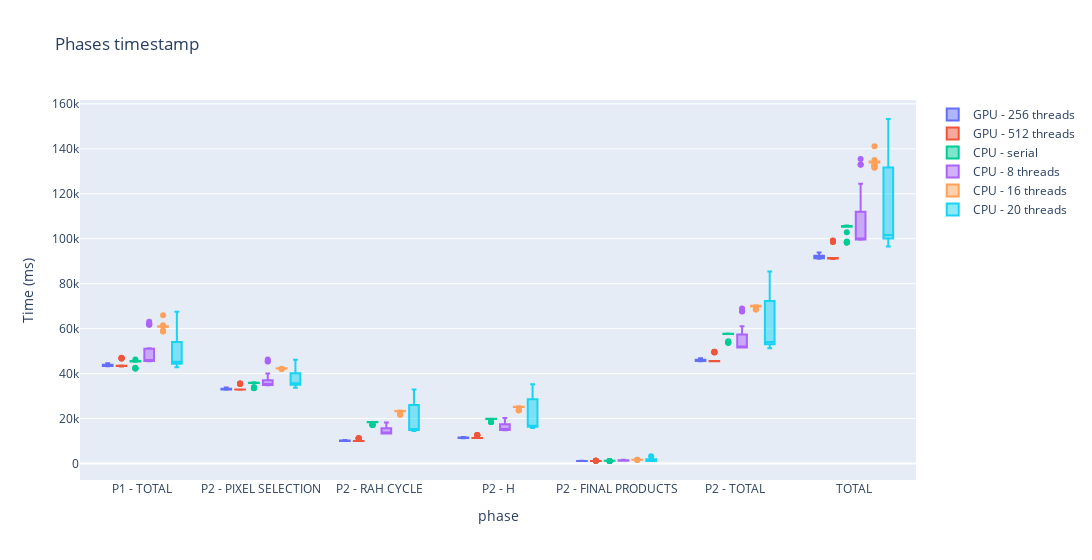

This figure's notebook cell:
### Markdown cell above
#### Timestamp

### Code cell
plot_per_phase(dfs, "Phases timestamp", "Time (ms)", "phase", "TIMESTAMP")

### Figure 1 — Plotly figure (JSON) as saved in the notebook; plotly's stock layout.template omitted (floating-point values rounded to 4 significant figures; data arrays with more than 128 entries replaced by an {"elided": "..."} marker saying what was removed)
{"data": [{"name": "GPU - 256 threads", "type": "box", "x": {"elided": "210 str values"}, "y": {"elided": "210 int values"}}, {"name": "GPU - 512 threads", "type": "box", "x": {"elided": "203 str values"}, "y": {"elided": "203 int values"}}, {"name": "CPU - serial", "type": "box", "x": {"elided": "196 str values"}, "y": {"elided": "196 int values"}}, {"name": "CPU - 8 threads", "type": "box", "x": {"elided": "203 str values"}, "y": {"elided": "203 int values"}}, {"name": "CPU - 16 threads", "type": "box", "x": {"elided": "196 str values"}, "y": {"elided": "196 int values"}}, {"name": "CPU - 20 threads", "type": "box", "x": {"elided": "210 str values"}, "y": {"elided": "210 int values"}}], "layout": {"boxmode": "group", "title": {"text": "Phases timestamp"}, "width": 1500, "xaxis": {"categoryarray": ["P1 - TOTAL", "P2 - PIXEL SELECTION", "P2 - RAH CYCLE", "P2 - H", "P2 - FINAL PRODUCTS", "P2 - TOTAL", "TOTAL"], "categoryorder": "array", "title": {"text": "phase"}, "type": "category"}, "yaxis": {"title": {"text": "Time (ms)"}}}}
